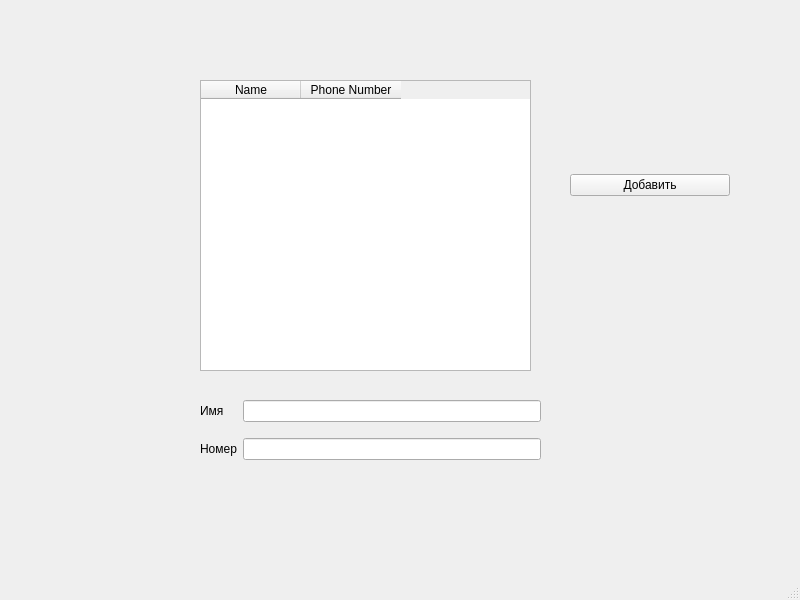
<?xml version="1.0" encoding="UTF-8"?>
<ui version="4.0">
 <class>MainWindow</class>
 <widget class="QMainWindow" name="MainWindow">
  <property name="geometry">
   <rect>
    <x>0</x>
    <y>0</y>
    <width>800</width>
    <height>600</height>
   </rect>
  </property>
  <property name="windowTitle">
   <string>MainWindow</string>
  </property>
  <widget class="QWidget" name="centralwidget">
   <widget class="QWidget" name="verticalLayoutWidget">
    <property name="geometry">
     <rect>
      <x>570</x>
      <y>110</y>
      <width>160</width>
      <height>151</height>
     </rect>
    </property>
    <layout class="QVBoxLayout" name="verticalLayout">
     <item>
      <widget class="QPushButton" name="pushButton">
       <property name="text">
        <string>Добавить</string>
       </property>
      </widget>
     </item>
    </layout>
   </widget>
   <widget class="QWidget" name="gridLayoutWidget">
    <property name="geometry">
     <rect>
      <x>200</x>
      <y>390</y>
      <width>341</width>
      <height>82</height>
     </rect>
    </property>
    <layout class="QGridLayout" name="gridLayout">
     <item row="1" column="0">
      <widget class="QLabel" name="label_2">
       <property name="text">
        <string>Номер</string>
       </property>
      </widget>
     </item>
     <item row="0" column="0">
      <widget class="QLabel" name="label">
       <property name="text">
        <string>Имя</string>
       </property>
      </widget>
     </item>
     <item row="1" column="1">
      <widget class="QLineEdit" name="lineEdit_2"/>
     </item>
     <item row="0" column="1">
      <widget class="QLineEdit" name="lineEdit"/>
     </item>
    </layout>
   </widget>
   <widget class="QTableWidget" name="tableWidget">
    <property name="geometry">
     <rect>
      <x>200</x>
      <y>80</y>
      <width>331</width>
      <height>291</height>
     </rect>
    </property>
    <column>
     <property name="text">
      <string>Name</string>
     </property>
    </column>
    <column>
     <property name="text">
      <string>Phone Number</string>
     </property>
    </column>
   </widget>
  </widget>
  <widget class="QMenuBar" name="menubar">
   <property name="geometry">
    <rect>
     <x>0</x>
     <y>0</y>
     <width>800</width>
     <height>22</height>
    </rect>
   </property>
  </widget>
  <widget class="QStatusBar" name="statusbar"/>
 </widget>
 <resources/>
 <connections/>
</ui>
